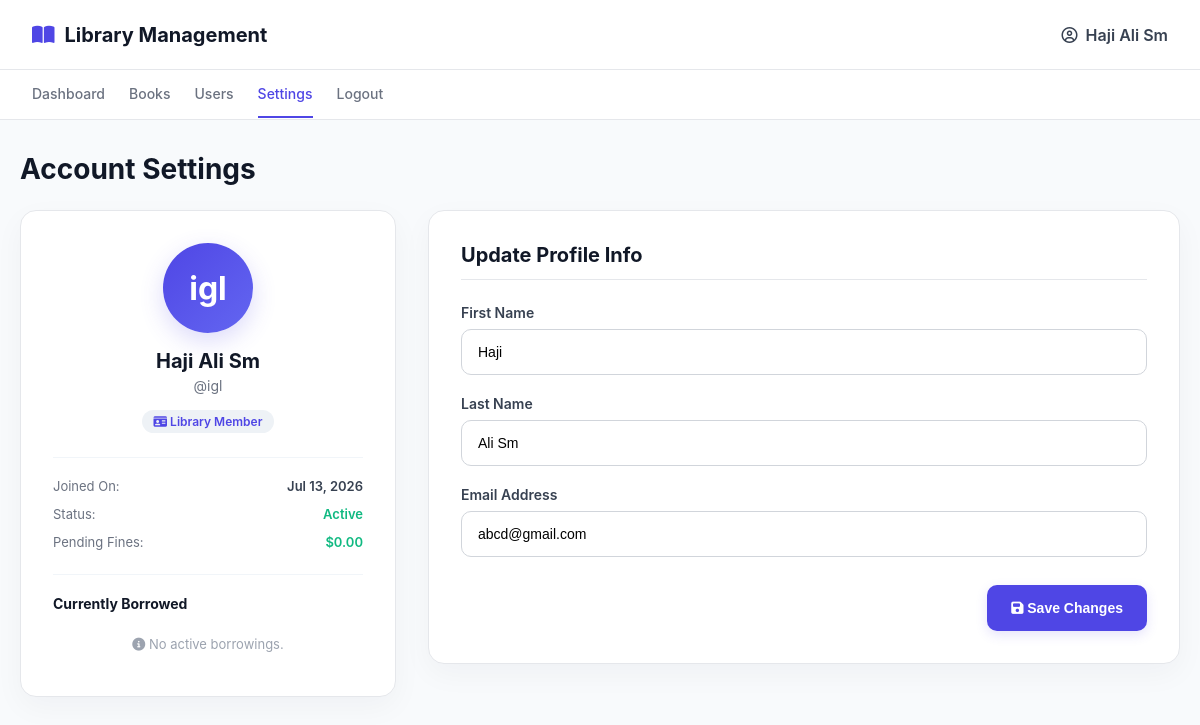
The app's page /settings/ (signed in), older data.
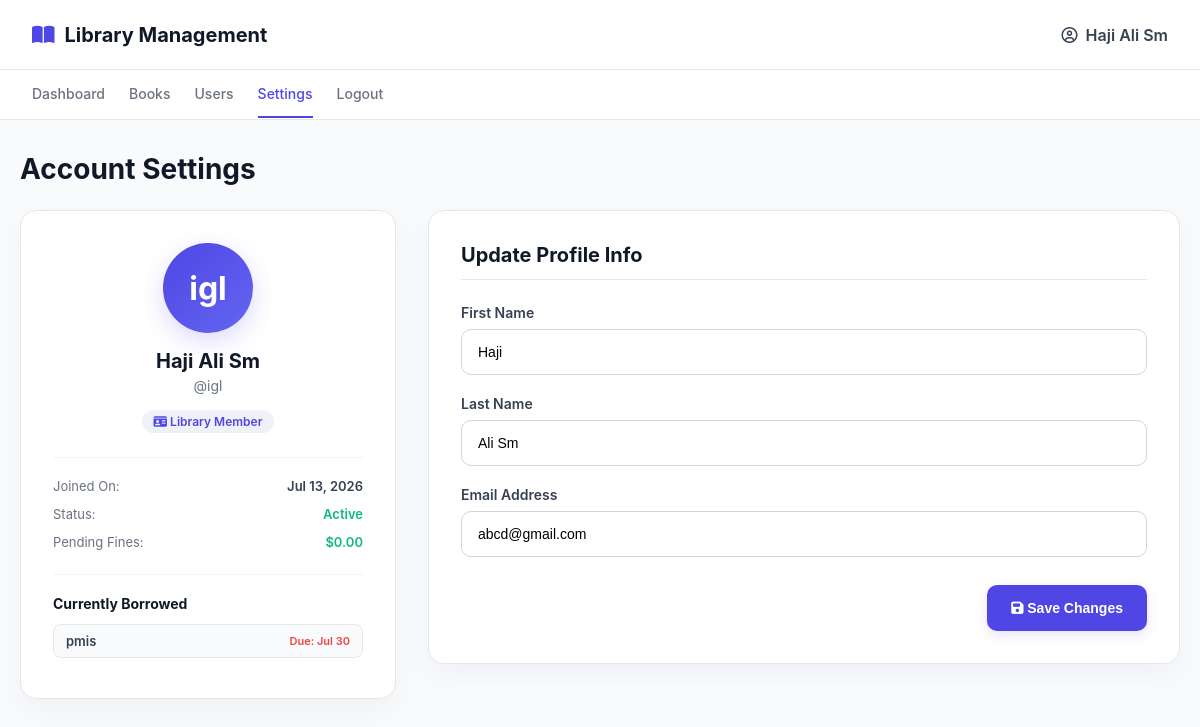
The same page, newer data.
### books/models.py (models this page shows, shortened)
class BookLoan(models.Model):
    book = models.ForeignKey(Book, on_delete=models.CASCADE, related_name="loans")
    user = models.ForeignKey(User, on_delete=models.CASCADE, related_name="loans")
    borrowed_at = models.DateTimeField(auto_now_add=True)
    returned_at = models.DateTimeField(null=True, blank=True)
    due_date = models.DateField(null=True, blank=True)

class Book(models.Model):
    title = models.CharField(max_length=200)
    author = models.CharField(max_length=100)
    price = models.DecimalField(max_digits=8, decimal_places=2)
    published_year = models.IntegerField()
    available = models.BooleanField(default=True)
    CATEGORY_CHOICES = [
        ('Fiction', 'Fiction'),
        ('Science', 'Science & Tech'),
        ('History', 'History'),
        ('Biography', 'Biography'),
        ('General', 'General'),
    ]
    category = models.CharField(max_length=50, choices=CATEGORY_CHOICES, default='General')

### books/views.py (the view)
# urls.py: path("settings/", settings_view, name="settings"),
@login_required
def settings_view(request):
    if request.method == "POST":
        form = UserSettingsForm(request.POST, instance=request.user)
        if form.is_valid():
            form.save()
            messages.success(request, "Profile updated successfully!")
            return redirect("settings")
    else:
        form = UserSettingsForm(instance=request.user)
    active_loans = request.user.loans.filter(returned_at__isnull=True)
    today = timezone.now().date()
    total_fines = 0.0
    for loan in active_loans:
        if loan.due_date and loan.due_date < today:
            days_overdue = (today - loan.due_date).days
            total_fines += days_overdue * 1.00
    context = {
        "form": form,
        "active_loans": active_loans,
        "total_fines": total_fines,
        "active_tab": "settings",
    }
    return render(request, "books/setting.html", context)

### books/forms.py
class UserSettingsForm(forms.ModelForm):
    class Meta:
        model = User
        fields = ['first_name', 'last_name', 'email']
        widgets = {
            'first_name': forms.TextInput(attrs={'class': 'form-control', 'placeholder': 'First Name'}),
            'last_name': forms.TextInput(attrs={'class': 'form-control', 'placeholder': 'Last Name'}),
            'email': forms.EmailInput(attrs={'class': 'form-control', 'placeholder': 'Email Address'}),
        }

### books/templates/books/setting.html (shortened to what this page needs)
{% extends 'books/base.html' %}
{% block content %}
<div class="page-header">
    <h1>Account Settings</h1>
</div>
<div class="settings-container">
    <div class="profile-card">
        <div class="avatar-large">
            {{ user.username|slice:":1|upper" }}
        </div>
        <h3 class="profile-name">
            {% if user.first_name %}
                {{ user.first_name }} {{ user.last_name }}
            {% else %}
                {{ user.username }}
            {% endif %}
        </h3>
        <p class="profile-username">@{{ user.username }}</p>
        <span class="role-badge"><i class="fa-solid fa-id-card me-1"></i> Library Member</span>
        <div class="profile-details-list">
            <div class="profile-detail-item">
                <span class="profile-detail-label">Joined On:</span>
                <span class="profile-detail-value">{{ user.date_joined|date:"M d, Y" }}</span>
            </div>
            <div class="profile-detail-item">
                <span class="profile-detail-label">Status:</span>
                <span class="profile-detail-value" style="color: #10B981;">Active</span>
            </div>
            <div class="profile-detail-item">
                <span class="profile-detail-label">Pending Fines:</span>
                <span class="profile-detail-value" style="{% if total_fines > 0 %}color: #EF4444; font-weight: 700;{% else %}color: #10B981;{% endif %}">
                    ${{ total_fines|floatformat:2 }}
                </span>
            </div>
        </div>
        <div class="active-borrows-section" style="margin-top: 24px; text-align: left; border-top: 1px solid #F1F5F9; padding-top: 20px;">
            <h4 style="font-size: 14px; font-weight: 700; color: #111827; margin-bottom: 12px;">Currently Borrowed</h4>
            <ul style="list-style: none; padding: 0; margin: 0;">
                {% for loan in active_loans %}
                <li style="display: flex; justify-content: space-between; align-items: center; font-size: 13px; margin-bottom: 8px; background-color: #F8FAFC; padding: 8px 12px; border-radius: 8px; border: 1px solid #E5E7EB;">
                    <span style="font-weight: 600; color: #374151; overflow: hidden; text-overflow: ellipsis; white-space: nowrap; max-width: 140px;" title="{{ loan.book.title }}">
                        {{ loan.book.title }}
                    </span>
                    <span style="font-size: 11px; color: #EF4444; font-weight: 600;">Due: {{ loan.due_date|date:"M d" }}</span>
                </li>
                {% empty %}
                <li style="color: #9CA3AF; font-size: 13px; text-align: center; padding: 12px 0;">
                    <i class="fa-solid fa-circle-info me-1"></i> No active borrowings.
                </li>
                {% endfor %}
            </ul>
        </div>
    </div>
    <div class="settings-card">
        <h2>Update Profile Info</h2>
        <form method="POST">
            <div class="form-group">
                <label for="id_first_name">First Name</label>
                {{ form.first_name }}
            </div>
            <div class="form-group">
                <label for="id_last_name">Last Name</label>
                {{ form.last_name }}
            </div>
            <div class="form-group">
                <label for="id_email">Email Address</label>
                {{ form.email }}
            </div>
            <div style="margin-top: 28px; display: flex; justify-content: flex-end;">
                <button type="submit" class="btn-save">
                    <i class="fa-solid fa-floppy-disk me-1"></i> Save Changes
                </button>
            </div>
        </form>
    </div>
</div>
{% endblock %}

Row changes from the older to the newer data that the page shows:
added BookLoan: book "pmis", due_date "Jul 30"
Text that changed along with them:
text no longer shown: "No active borrowings."
